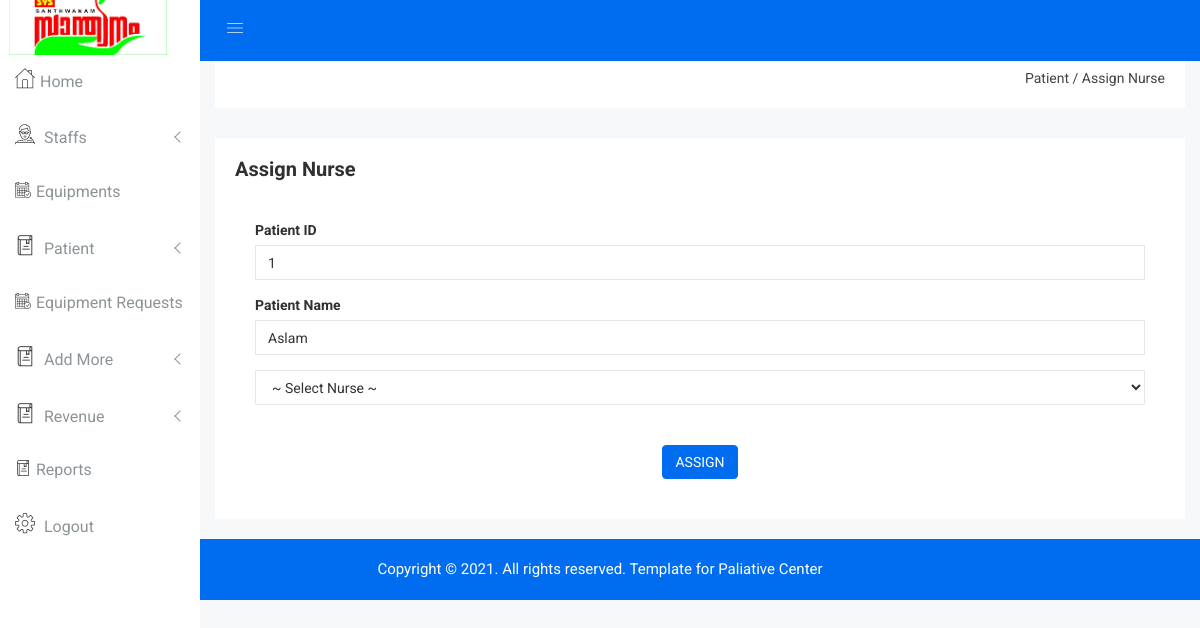
The app's page /Admin/assign_nurse.php?id=9876543210, older data.
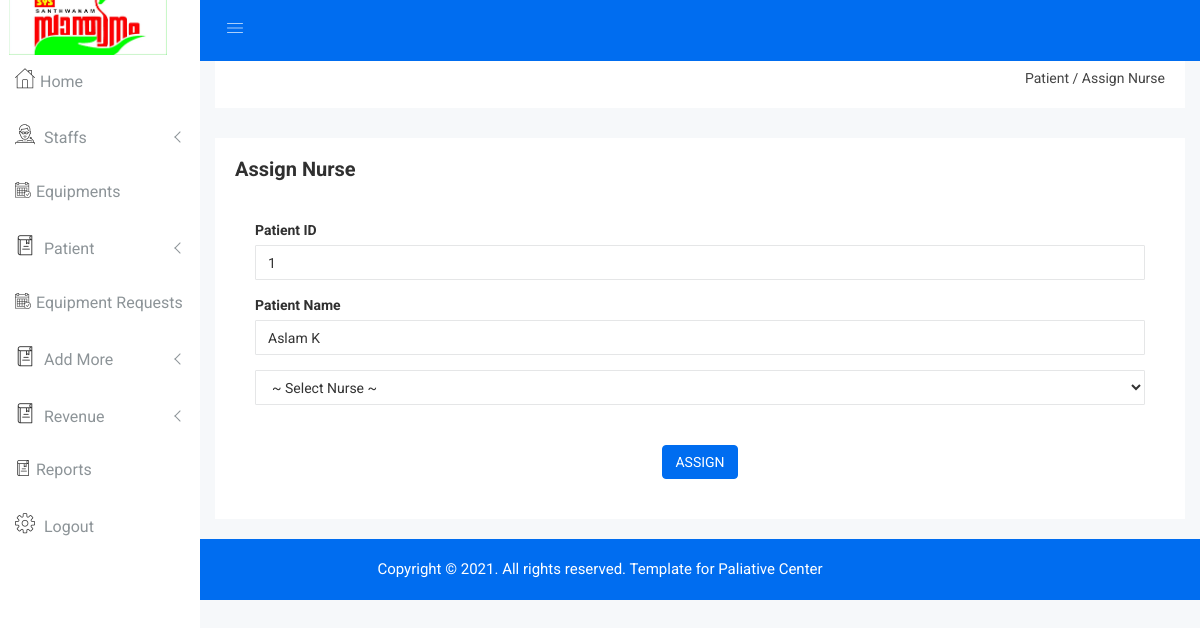
The same page, newer data.
### tables this page shows
CREATE TABLE `patient` (
  `pid` int(5) NOT NULL,
  `pname` varchar(30) NOT NULL,
  `mobile` bigint(12) NOT NULL,
  `dob` date NOT NULL,
  `gender` varchar(10) NOT NULL,
  `place` varchar(25) NOT NULL,
  `panchayath` varchar(25) NOT NULL,
  `ward` int(5) NOT NULL,
  `address` varchar(50) NOT NULL,
  `pincode` int(8) NOT NULL,
  `disease` varchar(30) NOT NULL
);

### Admin/assign_nurse.php (the view, shortened to what this page needs)
<?php
include "header.php";
$k=$_GET['id'];
$nm=mysqli_query($con,"select * from patient where mobile='$k' ");
while ($rw4=mysqli_fetch_array($nm))
{
    $name=$rw4['pname'];
    $pid=$rw4['pid'];
}
?>
<div class="breadcome-area">
    <div class="container-fluid">
        <div class="row">
            <div class="col-lg-12 col-md-12 col-sm-12 col-xs-12">
                <div class="breadcome-list single-page-breadcome">
                    <div class="row">
                        <div class="col-lg-6 col-md-6 col-sm-6 col-xs-12">
                        </div>
                        <div class="col-lg-6 col-md-6 col-sm-6 col-xs-12">
                            <ul class="breadcome-menu">
                                <li>Patient</a> <span class="bread-slash">/</span></li>
                                <li><span class="bread-blod">Assign Nurse</span></li>
                            </ul>
                        </div>
                    </div>
                </div>
            </div>
        </div>
    </div>
</div>
</div>
<div class="product-status mg-b-15">
    <div class="container-fluid">
        <div class="row">
            <div class="col-lg-12 col-md-12 col-sm-12 col-xs-12">
                <div class="product-status-wrap">
                    <h4>Assign Nurse</h4>
                    <div class="asset-inner">
                        <div class="row">
                            <div class="col-lg-12 col-md-12 col-sm-12 col-xs-12">
                                <div class="sparkline13-list">
                                    <form method="post">
                                        <f class="sparkline13-graph">
                                            <div class="datatable-dashv1-list custom-datatable-overright">
                                                <div class="form-group-inner">
                                                    <label>Patient ID</label>
                                                    <input readonly class="form-control" value="<?php echo $pid?>" style="text-transform: capitalize;background-color:transparent;" />
                                                </div>
                                                <div class="form-group-inner">
                                                    <label>Patient Name</label>
                                                    <input readonly class="form-control" value="<?php echo $name?>" style="text-transform: capitalize;background-color:transparent;" />
                                                </div>
                                                <select name="nurse"  class="form-control" id="select1">
                                                    <option disabled selected>~ Select Nurse ~</option>
                                                </select>
                                                <br/>
                                                <br/>
                                                <center><button id="send" type="submit" name="assign" class="btn btn-primary waves-effect waves-light" style="text-transform: uppercase">ASSIGN</button></center>
                                            </div>
                                    </form>
                                </div>
                            </div>
                        </div>
                    </div>
                </div>
            </div>
        </div>
    </div>
</div>
</div>
<?php
include "footer.php";
?>
</body>
</html>

Row changes from the older to the newer data that the page shows:
changed patient id 1: pname "aslam" → "aslam k"
